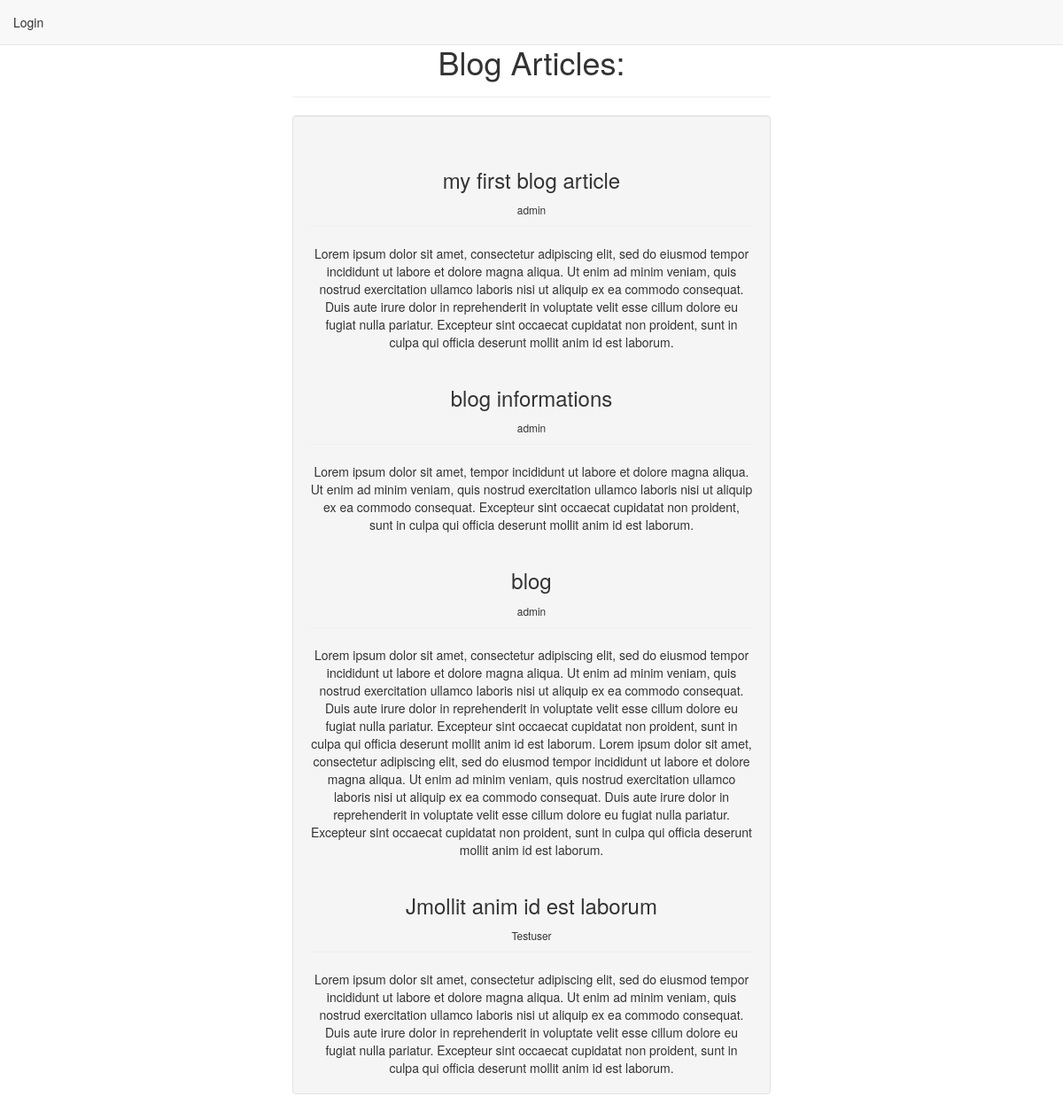
The page / on the database its author committed.
### blog_app/models.py (models this page shows)
class BlogArticle(models.Model):
    title = models.CharField(max_length=400)
    blog_content = models.TextField()
    author = models.ForeignKey(User, on_delete=models.CASCADE)

### blog_app/views.py (the view, shortened to what this page needs)
# urls.py: path('', views.homepage, name='homepage'),
def homepage(request):
    blogs = BlogArticle.objects.all()
    return render(request, 'homepage.html', {'blogs': blogs, 'user': None})

### blog_app/templates/homepage.html (shortened to what this page needs)
{% extends 'index.html' %}
{% block content %}
    <nav class="navbar navbar-default navbar-fixed-top" role="navigation">
        <ul class="nav navbar-nav">
            <li><a href="#" data-toggle="modal" data-target="#login">Login</a> </li>
        </ul>
    </nav>
    <div class="page-header centerdiv">
        <h1>Blog Articles:</h1>
    </div>
    <div class="blog well">
        {% for blog in blogs %}
            <div>
                <div class="page-header">
                    <h3>{{blog.title}}</h3>
                    <small>{{blog.author}}</small>
                </div>
                {{blog.blog_content}}
            </div>
        {% endfor %}
    </div>
{% endblock %}

### blog_app/templates/index.html (shortened to what this page needs)
<!DOCTYPE html>
<html lang="en">
<head>
	<link rel="stylesheet" href="https://maxcdn.bootstrapcdn.com/bootstrap/3.3.7/css/bootstrap.min.css">
</head>
<body>
{% block content %}
{% endblock %}
</body>
</html>

### blog_app/templates/homepage.html (style rules this page uses)
.centerdiv { margin-top: 50px; margin-left: auto; margin-right: auto; text-align: center; width: 45%; }
.blog { margin-top: 0px; margin-left: auto; margin-right: auto; text-align: center; width: 45%; }

### rows shown on the page
BlogArticle: title "my first blog article", author "admin", blog_content "Lorem ipsum dolor sit amet, consectetur adipiscing elit, sed do eiusmod tempor incididunt ut labore et dolore magna aliqua. Ut enim ad minim veniam, quis nostrud exercitation ullamco laboris nisi ut aliquip ex ea commodo consequat. Duis aute irure dolor in reprehenderit in voluptate velit esse cillum dolore eu fugiat nulla pariatur. Excepteur sint occaecat cupidatat non proident, sunt in culpa qui officia deserunt mollit anim id est laborum."
BlogArticle: title "blog informations", author "admin", blog_content "Lorem ipsum dolor sit amet, tempor incididunt ut labore et dolore magna aliqua. Ut enim ad minim veniam, quis nostrud exercitation ullamco laboris nisi ut aliquip ex ea commodo consequat. Excepteur sint occaecat cupidatat non proident, sunt in culpa qui officia deserunt mollit anim id est laborum."
BlogArticle: title "blog", author "admin", blog_content "Lorem ipsum dolor sit amet, consectetur adipiscing elit, sed do eiusmod tempor incididunt ut labore et dolore magna aliqua. Ut enim ad minim veniam, quis nostrud exercitation ullamco laboris nisi ut aliquip ex ea commodo consequat. Duis aute irure dolor in reprehenderit in voluptate velit esse cillum dolore eu fugiat nulla pariatur. Excepteur sint occaecat cupidatat non proident, sunt in culpa qui officia deserunt mollit anim id est laborum. Lorem ipsum dolor sit amet, consectetur adipiscing elit, sed do eiusmod tempor incididunt ut labore et dolore magna aliqua. Ut enim ad minim veniam, quis nostrud exercitation ullamco laboris nisi ut aliquip ex ea commodo consequat. Duis aute irure dolor…"
BlogArticle: title "Jmollit anim id est laborum", author "Testuser", blog_content "Lorem ipsum dolor sit amet, consectetur adipiscing elit, sed do eiusmod tempor incididunt ut labore et dolore magna aliqua. Ut enim ad minim veniam, quis nostrud exercitation ullamco laboris nisi ut aliquip ex ea commodo consequat. Duis aute irure dolor in reprehenderit in voluptate velit esse cillum dolore eu fugiat nulla pariatur. Excepteur sint occaecat cupidatat non proident, sunt in culpa qui officia deserunt mollit anim id est laborum."
